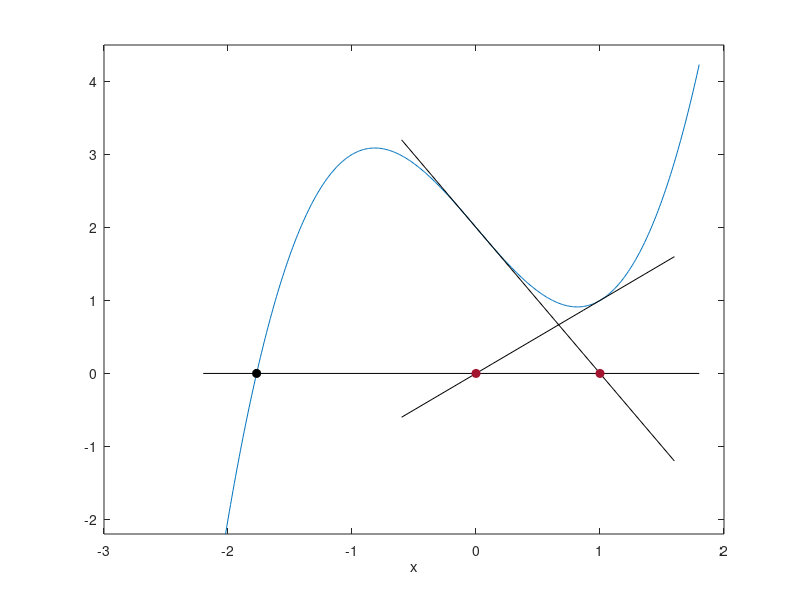

The MATLAB script that drew this image:
% Abb. 1.34: Newton-Verfahren ohne Konvergenz (Buch, Abschnitt 1.5, Gl. 1.44)
% g(x) = x^3 - 2x + 2 mit x_0 = 0: die Näherungen springen zwischen 0 und 1, die Nullstelle bei -1.769 wird nicht gefunden
% (c) 2026 Philipp Kügler · Programm zum Buch „Dynamische Systeme in den Lebenswissenschaften“ · MIT-Lizenz (siehe LICENSE)
g = @(x) x.^3 - 2 * x + 2;
dg = @(x) 3 * x.^2 - 2;

x = zeros(1, 7);
for k = 1:6
    x(k + 1) = x(k) - g(x(k)) / dg(x(k));
end
fprintf('x_0 ... x_6 = '); fprintf('%g  ', x); fprintf('\n');

xs = -1;                                 % mit einem besseren Startwert klappt es
for k = 1:8
    xs = xs - g(xs) / dg(xs);
end
fprintf('Start bei -1: Nullstelle x* = %.6f\n', xs);

xx = linspace(-2.2, 1.8, 400);
plot(xx, g(xx), 'Color', [0 0.447 0.741]); hold on
plot([-2.2 1.8], [0 0], 'k-');
zz = linspace(-0.6, 1.6, 10);
for a = [0 1]                            % die beiden Tangenten
    plot(zz, g(a) + dg(a) * (zz - a), 'k-');
end
plot([0 1], [0 0], 'o', 'Color', [0.64 0.08 0.18], 'MarkerFaceColor', [0.64 0.08 0.18]);
plot(xs, 0, 'ko', 'MarkerFaceColor', 'k');
hold off; ylim([-2.2 4.5]); xlabel('x');
